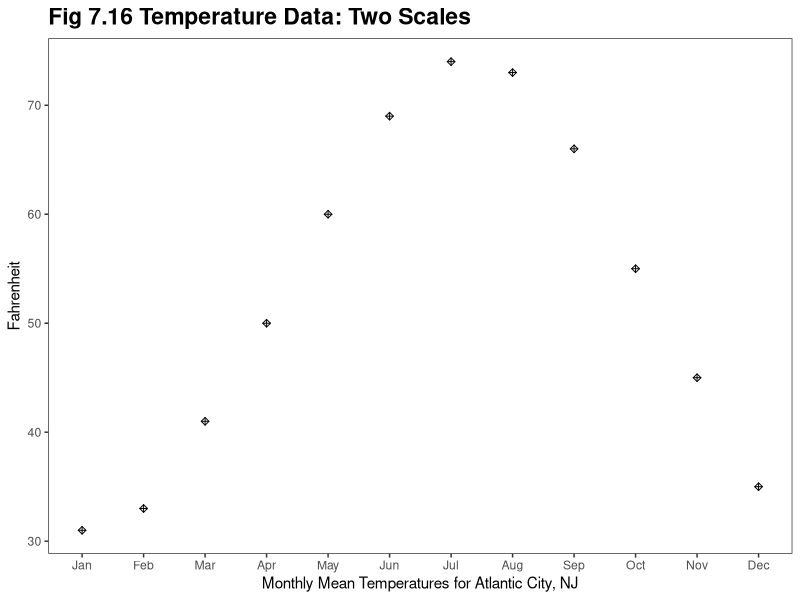
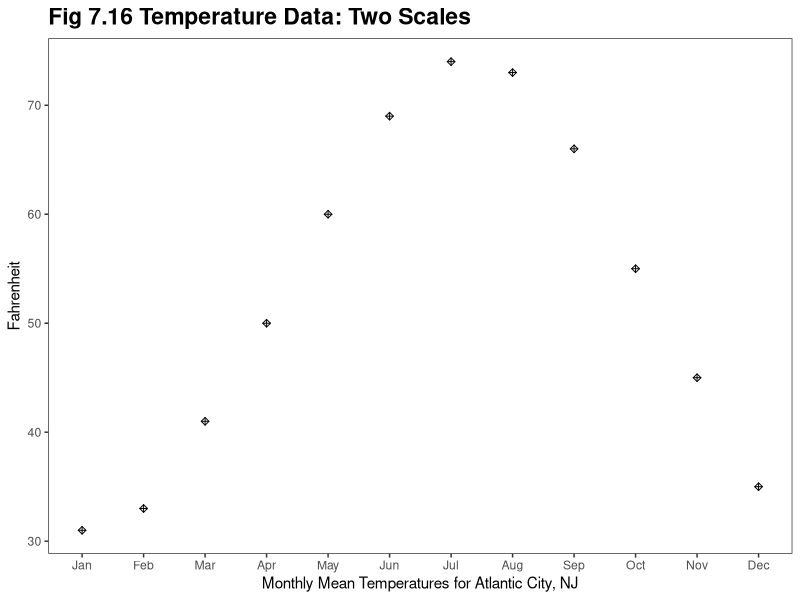

Write R code to recreate these figures, in order.
library(ggplot2)

this_base <- "fig07-16_temperature-data-two-scales"

my_data <- data.frame(
  month = month.abb, 
  fahrenheit = c(31, 33, 41, 50, 60, 69, 74, 73, 66, 55, 45, 35))

my_data$month <- factor(my_data$month, month.abb)

p <- ggplot(my_data, aes(x = as.numeric(factor(month)), y = fahrenheit)) +
  geom_point(shape = 9) +
  geom_text(aes(label = "Celcius"), x = 14, y = 50, angle = 90) +
  scale_x_continuous(breaks = seq(1, 12, 1), limits = c(1, 12), 
                     labels = my_data$month) +
  labs(x = "Monthly Mean Temperatures for Atlantic City, NJ", 
       y = "Fahrenheit") +
  ggtitle("Fig 7.16 Temperature Data: Two Scales") +
  theme_bw() +
  theme(panel.grid.major = element_blank(),
        panel.grid.minor = element_blank(),
        plot.title = element_text(size = rel(1.5), face = "bold"))

p

ggsave(paste0(this_base, ".png"), p, width = 6, height = 5)

## pedantic: missing celcius scale 
## note: my_data is estimated
